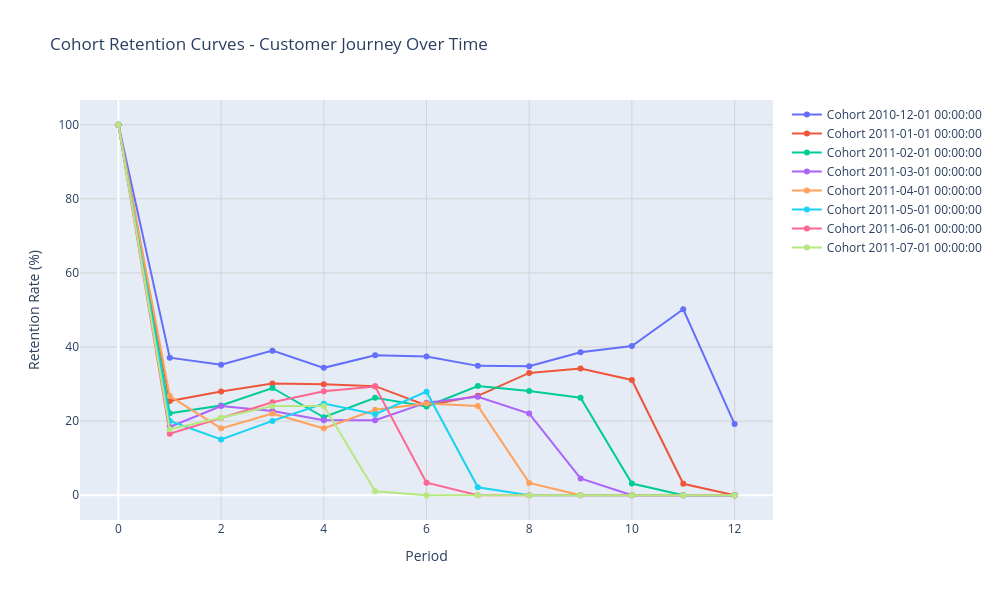

The code cell stored with this chart in its notebook:
### Markdown cell above
## 3️⃣ Retention Curves

**Retention curves show the customer journey over time!** These line charts reveal:

- How quickly customers drop off after acquisition
- Which cohorts have better long-term retention  
- Seasonal patterns in customer behavior
- The "shape" of your retention curve (steep drop vs. gradual decline)

### Perfect for:
- Comparing cohort performance side-by-side
- Identifying retention patterns and trends
- Measuring the impact of product changes
- Benchmarking against industry standards

### Key Parameters:
- `max_cohorts`: Limit display to most recent cohorts for clarity
- `show_legend`: Toggle cohort labels on/off
- `title`: Custom chart title
- `width/height`: Chart dimensions for presentations

### Code cell
# Create Retention Curves
retention_curves = plot_retention_curves(
    retention_data=retention_cohorts,
    title="Cohort Retention Curves - Customer Journey Over Time",
    show_legend=True,           # Show cohort labels
    max_cohorts=8,              # Focus on 8 most recent cohorts
    width=1000,
    height=600
)

retention_curves.show()

print("\nRetention Curve Analysis:")
print("• Each line represents a different cohort")
print("• X-axis = Time periods after acquisition")
print("• Y-axis = Retention rate (%)")
print("• Steeper drops = Faster customer churn")
print("• Flatter curves = Better long-term retention")
print("• Lines converging = Stable retention patterns")

### Figure 1 — Plotly figure (JSON) as saved in the notebook; plotly's stock layout.template omitted (floating-point values rounded to 4 significant figures)
{"data": [{"line": {"width": 2}, "marker": {"size": 6}, "mode": "lines+markers", "name": "Cohort 2010-12-01 00:00:00", "type": "scatter", "x": [0, 1, 2, 3, 4, 5, 6, 7, 8, 9, 10, 11, 12], "y": [100.0, 37.13, 35.23, 39.03, 34.39, 37.76, 37.45, 34.92, 34.81, 38.61, 40.3, 50.21, 19.2]}, {"line": {"width": 2}, "marker": {"size": 6}, "mode": "lines+markers", "name": "Cohort 2011-01-01 00:00:00", "type": "scatter", "x": [0, 1, 2, 3, 4, 5, 6, 7, 8, 9, 10, 11, 12], "y": [100.0, 25.42, 28.03, 30.17, 29.93, 29.45, 24.23, 26.84, 33.02, 34.2, 31.12, 3.09, 0.0]}, {"line": {"width": 2}, "marker": {"size": 6}, "mode": "lines+markers", "name": "Cohort 2011-02-01 00:00:00", "type": "scatter", "x": [0, 1, 2, 3, 4, 5, 6, 7, 8, 9, 10, 11, 12], "y": [100.0, 22.11, 24.21, 28.95, 21.05, 26.32, 23.95, 29.47, 28.16, 26.32, 3.16, 0.0, 0.0]}, {"line": {"width": 2}, "marker": {"size": 6}, "mode": "lines+markers", "name": "Cohort 2011-03-01 00:00:00", "type": "scatter", "x": [0, 1, 2, 3, 4, 5, 6, 7, 8, 9, 10, 11, 12], "y": [100.0, 18.41, 24.09, 22.73, 20.23, 20.23, 25.0, 26.59, 22.05, 4.55, 0.0, 0.0, 0.0]}, {"line": {"width": 2}, "marker": {"size": 6}, "mode": "lines+markers", "name": "Cohort 2011-04-01 00:00:00", "type": "scatter", "x": [0, 1, 2, 3, 4, 5, 6, 7, 8, 9, 10, 11, 12], "y": [100.0, 26.76, 18.06, 22.07, 18.06, 23.08, 24.75, 24.08, 3.34, 0.0, 0.0, 0.0, 0.0]}, {"line": {"width": 2}, "marker": {"size": 6}, "mode": "lines+markers", "name": "Cohort 2011-05-01 00:00:00", "type": "scatter", "x": [0, 1, 2, 3, 4, 5, 6, 7, 8, 9, 10, 11, 12], "y": [100.0, 20.07, 15.05, 20.07, 24.73, 21.86, 27.96, 2.15, 0.0, 0.0, 0.0, 0.0, 0.0]}, {"line": {"width": 2}, "marker": {"size": 6}, "mode": "lines+markers", "name": "Cohort 2011-06-01 00:00:00", "type": "scatter", "x": [0, 1, 2, 3, 4, 5, 6, 7, 8, 9, 10, 11, 12], "y": [100.0, 16.6, 20.85, 25.11, 28.09, 29.36, 3.4, 0.0, 0.0, 0.0, 0.0, 0.0, 0.0]}, {"line": {"width": 2}, "marker": {"size": 6}, "mode": "lines+markers", "name": "Cohort 2011-07-01 00:00:00", "type": "scatter", "x": [0, 1, 2, 3, 4, 5, 6, 7, 8, 9, 10, 11, 12], "y": [100.0, 17.8, 20.94, 24.08, 24.08, 1.05, 0.0, 0.0, 0.0, 0.0, 0.0, 0.0, 0.0]}], "layout": {"height": 600, "hovermode": "x unified", "showlegend": true, "title": {"text": "Cohort Retention Curves - Customer Journey Over Time"}, "width": 1000, "xaxis": {"gridcolor": "lightgray", "gridwidth": 1, "showgrid": true, "title": {"text": "Period"}}, "yaxis": {"gridcolor": "lightgray", "gridwidth": 1, "showgrid": true, "title": {"text": "Retention Rate (%)"}}}}
